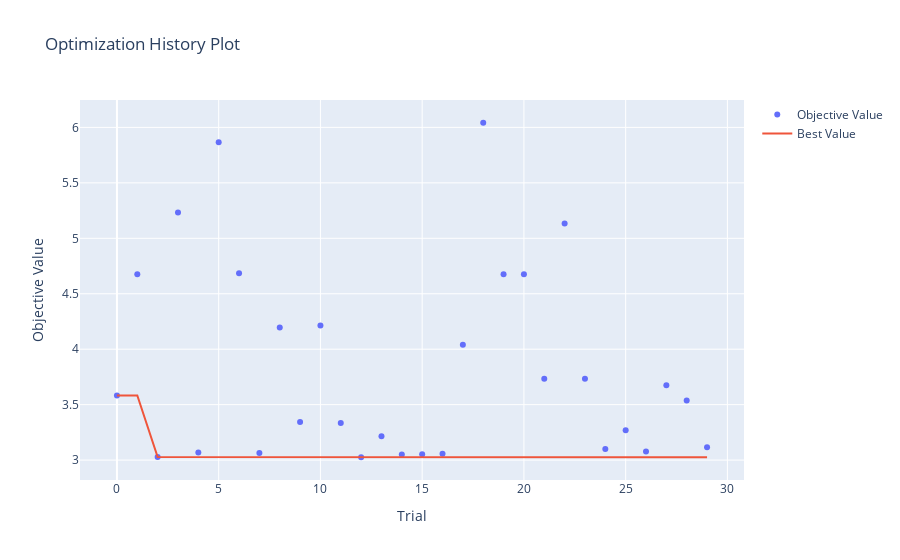

The notebook cell this image was saved under:
### Code cell
# optimization history plot

optuna.visualization.plot_optimization_history(study)

### Figure 1 — Plotly figure (JSON) as saved in the notebook; plotly's stock layout.template omitted (floating-point values rounded to 4 significant figures)
{"data": [{"mode": "markers", "name": "Objective Value", "type": "scatter", "x": [0, 1, 2, 3, 4, 5, 6, 7, 8, 9, 10, 11, 12, 13, 14, 15, 16, 17, 18, 19, 20, 21, 22, 23, 24, 25, 26, 27, 28, 29], "y": [3.583, 4.675, 3.027, 5.233, 3.068, 5.865, 4.685, 3.064, 4.195, 3.344, 4.214, 3.335, 3.026, 3.214, 3.05, 3.052, 3.058, 4.04, 6.042, 4.675, 4.675, 3.733, 5.134, 3.734, 3.099, 3.268, 3.077, 3.674, 3.537, 3.117]}, {"mode": "lines", "name": "Best Value", "type": "scatter", "x": [0, 1, 2, 3, 4, 5, 6, 7, 8, 9, 10, 11, 12, 13, 14, 15, 16, 17, 18, 19, 20, 21, 22, 23, 24, 25, 26, 27, 28, 29], "y": [3.583, 3.583, 3.027, 3.027, 3.027, 3.027, 3.027, 3.027, 3.027, 3.027, 3.027, 3.027, 3.026, 3.026, 3.026, 3.026, 3.026, 3.026, 3.026, 3.026, 3.026, 3.026, 3.026, 3.026, 3.026, 3.026, 3.026, 3.026, 3.026, 3.026]}, {"marker": {"color": "#cccccc"}, "mode": "markers", "name": "Infeasible Trial", "showlegend": false, "type": "scatter", "x": [], "y": []}], "layout": {"title": {"text": "Optimization History Plot"}, "xaxis": {"title": {"text": "Trial"}}, "yaxis": {"title": {"text": "Objective Value"}}}}
